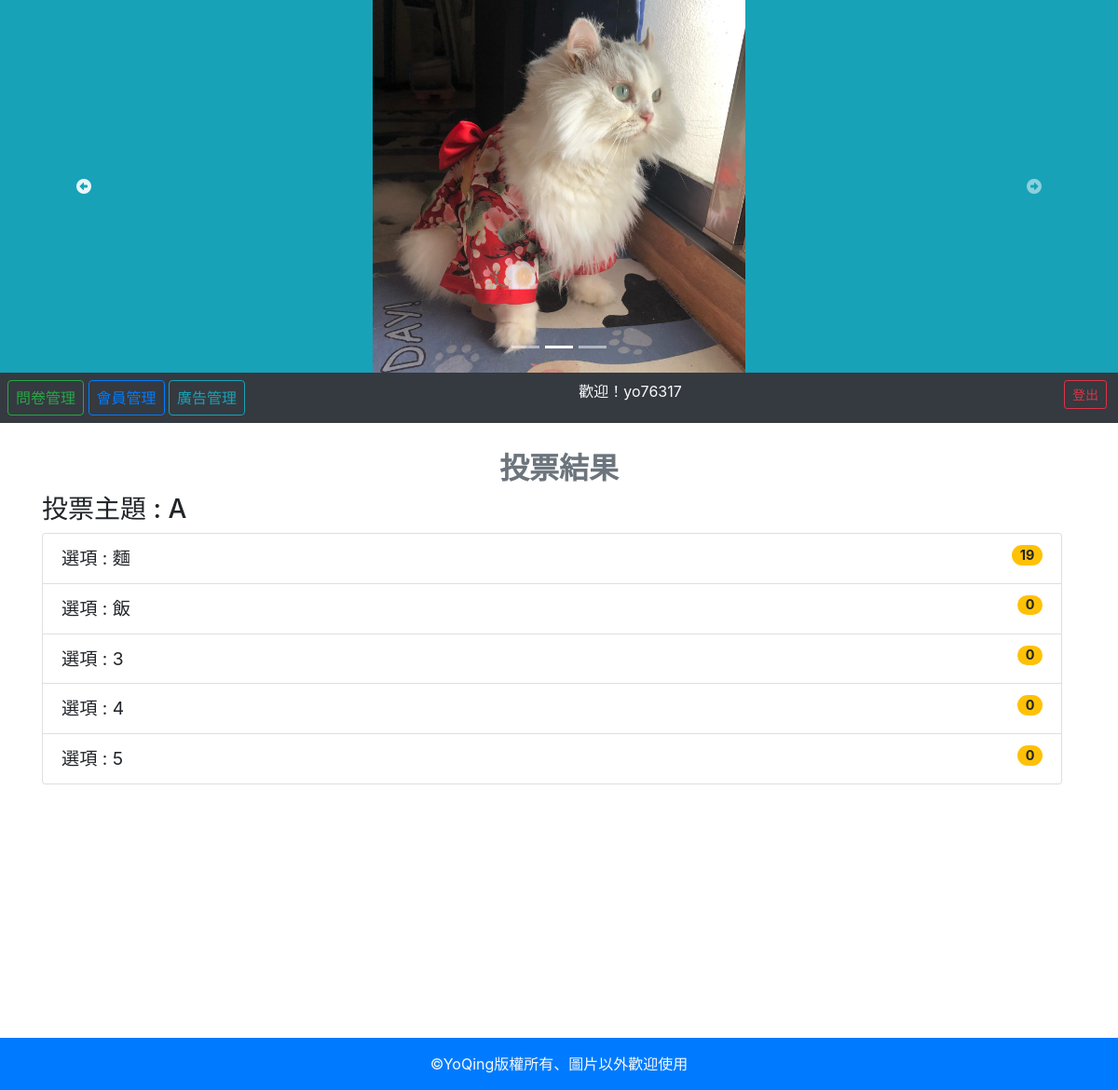
Screenshot of /backend/index.php?do=vote_result&id=17 (signed in) with the database file from the repository.
### tables this page shows
CREATE TABLE `ad` (
  `id` int(11) UNSIGNED NOT NULL,
  `name` varchar(64) NOT NULL,
  `sh` tinyint(1) UNSIGNED NOT NULL,
  `intro` varchar(64) DEFAULT NULL
);

CREATE TABLE `topics` (
  `id` int(11) UNSIGNED NOT NULL,
  `topic` varchar(128) NOT NULL
);

CREATE TABLE `options` (
  `id` int(11) UNSIGNED NOT NULL,
  `opt` varchar(128) NOT NULL,
  `topic_id` int(11) UNSIGNED NOT NULL,
  `count` int(11) UNSIGNED NOT NULL DEFAULT 0
);

### db.php (called while the page is built, shortened)
<?php
    $dsn="mysql:host=localhost;charset=utf8;dbname=yovote";
    $pdo=new PDO($dsn,'root','');
    function all($table,...$arg){
    global $pdo;
    $sql="SELECT * FROM `$table` ";
    if(isset($arg[0])){
        if(is_array($arg[0])){
            foreach($arg[0] as $key=>$value){
                $tmp[]="`$key`='$value'";
            }
            $sql=$sql."where " . implode(" AND ",$tmp);
        }else{
            $sql=$sql.$arg[0];
        }
    }
    $rows=$pdo->query($sql)->fetchAll(PDO::FETCH_ASSOC);
    return $rows;
    }
    function q($sql){
    global $pdo;
    return $pdo->query($sql)->fetchAll(PDO::FETCH_ASSOC);
    }
?>

### backend/index.php (the view, shortened to what this page needs)
<?php
include_once "../db.php";
?>
<!DOCTYPE html>
<html lang="en">
<head>
    <link rel="stylesheet" href="https://maxcdn.bootstrapcdn.com/bootstrap/4.5.2/css/bootstrap.min.css">
    <link rel="stylesheet" href="../style/style.css">
</head>
<body>
<div class="container-fluid">
    <div class="row">
        <div class="jumbotron jumbotron-fluid p-0 mb-0 col-12" style="overflow:hidden">
            <a href="index.php">
                <div id="carouselExampleIndicators" class="carousel slide bg-info" data-ride="carousel" data-interval="2500">
                    <ol class="carousel-indicators position-absolute">
                        <li data-target="#carouselExampleIndicators" data-slide-to="0" class="active"></li>
                        <li data-target="#carouselExampleIndicators" data-slide-to="1"></li>
                        <li data-target="#carouselExampleIndicators" data-slide-to="2"></li>
                    </ol>
                    <div class="carousel-inner">
                    <?php
                        $image=all('ad',['sh'=>1]);
                        foreach($image as $key => $image2){
                        if($key==0){
                            echo "<div class='carousel-item active'>";
                        }else{
                            echo "<div class='carousel-item'>";
                        }
                        echo "<img class='d-block m-auto' style='width:400px;height:400px;' src='../image/{$image2['name']}' alt='{$image2['intro']}'>";
                        echo "</div>";
                        }
                        ?>
                    </div>
                    <a class="carousel-control-prev" href="#carouselExampleIndicators" role="button" data-slide="prev">
                        <span class="fas fa-arrow-alt-circle-left" aria-hidden="true"></span>
                    </a>
                    <a class="carousel-control-next" href="#carouselExampleIndicators" role="button" data-slide="next">
                        <span class="fas fa-arrow-alt-circle-right" aria-hidden="true"></span>
                    </a>
                </div>
            </a>
        </div>
    </div>
</div>
<div class="container-fluid">
    <div class="row">
        <nav class="col bg-dark text-light d-flex justify-content-between p-2">
            <div class="text-left">
                <a class='px-2 btn btn-outline-success' href="?do=show_vote_list">問卷管理</a>
                <a class='px-2 btn btn btn-outline-primary' href="?do=member">會員管理</a>
                <a class='px-2 btn btn-outline-info' href="?do=ad">廣告管理</a>
            </div>
            <?php
                if(isset($_SESSION['user'])){
                    echo "<span class='pr-5'>歡迎！{$_SESSION['user']}</span>";
            ?>
            <div class="text-right">
                <a class="btn btn-sm btn btn-outline-danger mx-1" href="../logout.php">登出</a>
            </div>
            <?php
            }
            ?>
        </nav>
    </div>
</div>
<div class="container">
    <div class="row">
        <div class="col-12">
            <?php
                $do=(isset($_GET['do']))?$_GET['do']:'manage_vote';
                $file=$do.".php";
                if(file_exists($file)){
                        include $file;
                }else{
                        include "./manage_vote.php";
                }
            ?>
        </div>
    </div>
</div>
<div class="p-3 text-center text-light bg-primary">&copy;YoQing版權所有、圖片以外歡迎使用</div>
</body>
</html>

### backend/vote_result.php
<h2 class="text-center font-weight-bold text-secondary">投票結果</h2>
<?php
$sql="select *
      from `topics`,
           `options`
      where `topics`.`id`=`options`.`topic_id` AND
            `topics`.`id`='{$_GET['id']}'";
$rows=q($sql);
?>
<h3> 投票主題 : <?= $rows[0]['topic'];?> </h3>
<ol class="list-group col-12" style="font-size:1.2rem">
    <?php
        foreach($rows as $row){
            echo "<li class='list-group-item'>";
            echo "<span>選項 : {$row['opt']}</span>";
            echo "<span class='float-right badge badge-pill badge-warning'>{$row['count']}</span>";
            echo "</li>";
        }
    ?>
</ol>

### backend/index.php (style rules this page uses)
.container { min-height: 600px; margin: 30px auto; }

### rows the page displays
ad: name (picture)
topics: topic "A"
options: opt "麵", count "19"
options: opt "飯", count "0"
options: opt "3", count "0"
options: opt "4", count "0"
options: opt "5", count "0"

### other values shown
$_SESSION['user'] "yo76317"
